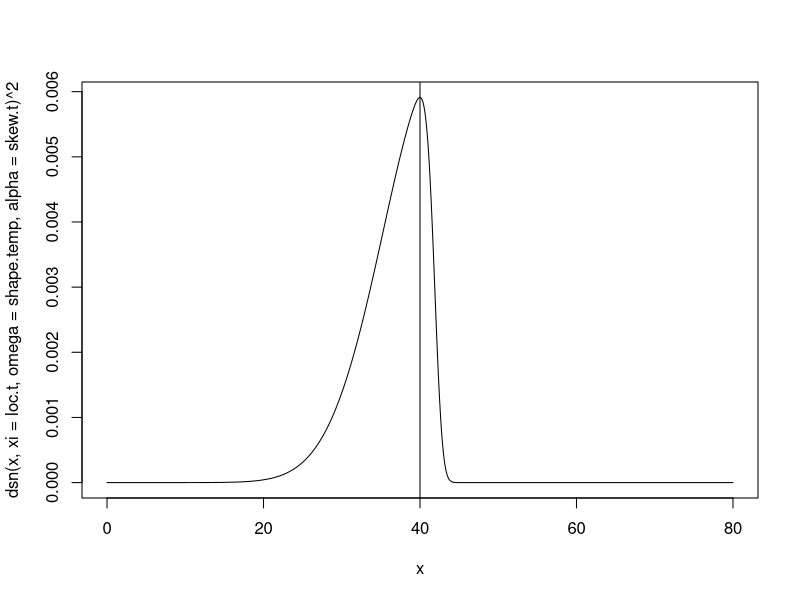

Write R code to recreate this figure.
#Fitness function based on multiplying two skew normal distribution
# Note that there is a complication - the mode (highest point) of the
# skew normal distribution doesn't have an exact answer. To continue using
# our current method of specification (ie "best.temp"), we solve for the
# "location" parameter of the skew normal that would give us a "best temp" or
# "best other" at the given value.

require(sn)
best.temp=40; shape.temp=10; #The optimal temp and the sd for the temp-by-fitness curve (which is gaussian)
best.other=10; shape.other=30; #The optimal precip and the sd for the precip-by-fitness curve (which is gaussian)
skew.t=skew.o=-10 #skew values for temp and other skewed gaussians

#Converting best.temp and best.other to location parameters
obj_fun <- function(location,goal,maxrange,omega,alpha){
  x=seq(-(maxrange),maxrange,by=.1)
  z=dsn(x,xi=location,omega=omega,alpha=alpha)
  return((x[which(z==max(z))]-goal)^2)
}
goal=best.temp
loc.t=optimize(obj_fun,interval = c(goal/2,goal*2),
               goal=goal,maxrange=80,omega=shape.temp,alpha=skew.t)
loc.t=loc.t$minimum #Location parameter (xi) that gives target shape
goal=best.other
loc.o=optimize(obj_fun,interval = c(goal/2,goal*2),goal=goal,maxrange=80,omega=shape.other,alpha=skew.o)
loc.o=loc.o$minimum #Location parameter (xi) that gives target shape

#Turning our parameters into a list for feeding into the fit_fn
fit.parms=list(loc.t,loc.o,
               shape.temp,shape.other,
               skew.t,skew.o)

## Use the lines below to visualize what the skew normal curves look like.
x=seq(0,80,.1)
plot(x,dsn(x,xi=loc.t,omega=shape.temp,alpha=skew.t)^2,type='l')
abline(v=best.temp)
#
fit_fn<-function(years,other.name,fit.parms){
  #note: using with() to essentially attach fit.parms, but without using attach, which pushes them to the global environment (ewwww)
  with(fit.parms,
       dsn(years$temp,xi=loc.t,omega=shape.temp,alpha=skew.t)*
         dsn(years[,other.name],xi=loc.o,omega=shape.other,alpha=skew.o))
}
